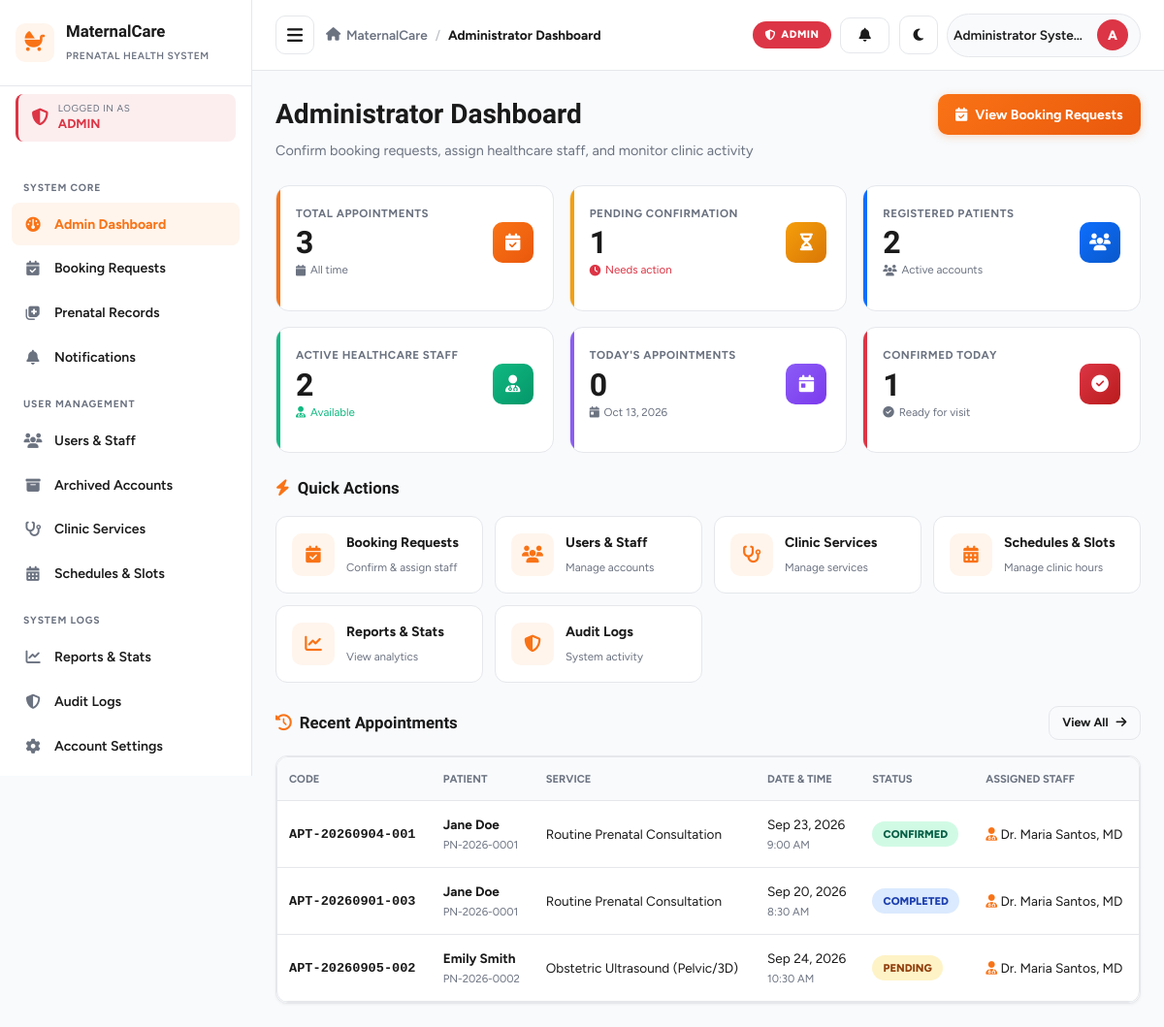
Page /admin/dashboard.php (signed in) on the committed database.
### tables this page shows
CREATE TABLE IF NOT EXISTS `appointments` (
    `id` INT AUTO_INCREMENT PRIMARY KEY,
    `appointment_code` VARCHAR(20) NOT NULL UNIQUE,
    `patient_id` INT NOT NULL,
    `service_id` INT NOT NULL,
    `healthcare_worker_id` INT DEFAULT NULL,
    `appointment_date` DATE NOT NULL,
    `appointment_time` TIME NOT NULL,
    `status` ENUM('pending', 'confirmed', 'completed', 'cancelled', 'missed') NOT NULL DEFAULT 'pending',
    `notes` TEXT DEFAULT NULL,
    `room` VARCHAR(100) DEFAULT NULL,
    `worker_notified` TINYINT(1) NOT NULL DEFAULT 0,
    `worker_confirmed_at` DATETIME DEFAULT NULL,
    `created_at` TIMESTAMP DEFAULT CURRENT_TIMESTAMP,
    `updated_at` TIMESTAMP DEFAULT CURRENT_TIMESTAMP ON UPDATE CURRENT_TIMESTAMP,
    INDEX `idx_appt_date_service` (`appointment_date`, `service_id`, `status`),
    FOREIGN KEY (`patient_id`) REFERENCES `patients`(`id`) ON DELETE CASCADE,
    FOREIGN KEY (`service_id`) REFERENCES `services`(`id`) ON DELETE RESTRICT,
    FOREIGN KEY (`healthcare_worker_id`) REFERENCES `users`(`id`) ON DELETE SET NULL
);

CREATE TABLE IF NOT EXISTS `users` (
    `id` INT AUTO_INCREMENT PRIMARY KEY,
    `username` VARCHAR(50) NOT NULL UNIQUE,
    `email` VARCHAR(100) NOT NULL UNIQUE,
    `password` VARCHAR(255) NOT NULL,
    `role` ENUM('patient', 'healthcare_worker', 'admin') NOT NULL DEFAULT 'patient',
    `full_name` VARCHAR(100) NOT NULL,
    `phone` VARCHAR(20) DEFAULT NULL,
    `status` ENUM('active', 'inactive', 'archived') NOT NULL DEFAULT 'active',
    `address` TEXT DEFAULT NULL,
    `avatar` VARCHAR(255) DEFAULT NULL,
    `room` VARCHAR(100) DEFAULT NULL,
    `deleted_at` TIMESTAMP NULL DEFAULT NULL,
    `created_at` TIMESTAMP DEFAULT CURRENT_TIMESTAMP,
    `updated_at` TIMESTAMP DEFAULT CURRENT_TIMESTAMP ON UPDATE CURRENT_TIMESTAMP
);

CREATE TABLE IF NOT EXISTS `patients` (
    `id` INT AUTO_INCREMENT PRIMARY KEY,
    `user_id` INT NOT NULL,
    `patient_code` VARCHAR(20) NOT NULL UNIQUE,
    `dob` DATE DEFAULT NULL,
    `address` TEXT DEFAULT NULL,
    `blood_type` VARCHAR(5) DEFAULT 'A+',
    `emergency_contact_name` VARCHAR(100) DEFAULT NULL,
    `emergency_contact_phone` VARCHAR(20) DEFAULT NULL,
    `lmp` DATE DEFAULT NULL,
    `edd` DATE DEFAULT NULL,
    `gravida` INT DEFAULT 1,
    `para` INT DEFAULT 0,
    `abortus` INT DEFAULT 0,
    `medical_history` TEXT DEFAULT NULL,
    `created_at` TIMESTAMP DEFAULT CURRENT_TIMESTAMP,
    FOREIGN KEY (`user_id`) REFERENCES `users`(`id`) ON DELETE CASCADE
);

CREATE TABLE IF NOT EXISTS `services` (
    `id` INT AUTO_INCREMENT PRIMARY KEY,
    `service_name` VARCHAR(100) NOT NULL,
    `description` TEXT DEFAULT NULL,
    `duration_minutes` INT NOT NULL DEFAULT 30,
    `max_daily_slots` INT NOT NULL DEFAULT 15,
    `form_fields` LONGTEXT DEFAULT NULL,
    `updated_at` TIMESTAMP NULL DEFAULT NULL,
    `is_active` TINYINT(1) NOT NULL DEFAULT 1,
    `created_at` TIMESTAMP DEFAULT CURRENT_TIMESTAMP
);

### config/config.php (called while the page is built, shortened)
<?php
function sanitize($data) {
    return htmlspecialchars(trim((string)$data), ENT_QUOTES, 'UTF-8');
}
function formatDate($dateStr, $format = 'M d, Y') {
    return date($format, strtotime($dateStr));
}

### admin/dashboard.php (the view, shortened to what this page needs)
<?php
require_once __DIR__ . '/../config/config.php';
try {
    $db = getDB();
    $stmt = $db->query("SELECT COUNT(*) FROM appointments");
    $totalAppointments = (int)$stmt->fetchColumn();
    $stmt = $db->query("SELECT COUNT(*) FROM appointments WHERE status = 'pending'");
    $pendingCount = (int)$stmt->fetchColumn();
    $stmt = $db->query("SELECT COUNT(*) FROM users WHERE role = 'patient' AND status = 'active'");
    $totalPatients = (int)$stmt->fetchColumn();
    $stmt = $db->query("SELECT COUNT(*) FROM users WHERE role = 'healthcare_worker' AND status = 'active'");
    $totalStaff = (int)$stmt->fetchColumn();
    $stmt = $db->query("SELECT COUNT(*) FROM appointments WHERE appointment_date = CURDATE()");
    $todayAppointments = (int)$stmt->fetchColumn();
    $stmt = $db->query("SELECT COUNT(*) FROM appointments WHERE status = 'confirmed'");
    $confirmedCount = (int)$stmt->fetchColumn();
    $stmt = $db->query("
        SELECT a.*, s.service_name, u.full_name as patient_name,
               hw.full_name as worker_name, p.patient_code
        FROM appointments a
        JOIN patients p ON a.patient_id = p.id
        JOIN users u ON p.user_id = u.id
        JOIN services s ON a.service_id = s.id
        LEFT JOIN users hw ON a.healthcare_worker_id = hw.id
        ORDER BY a.created_at DESC
        LIMIT 5
    ");
    $recentAppointments = $stmt->fetchAll();
} catch (Exception $e) {
    die("Dashboard error: " . $e->getMessage());
}
include __DIR__ . '/../includes/header.php';
?>
<div class="page-header">
    <div class="page-title">
        <h1>Administrator Dashboard</h1>
        <p>Confirm booking requests, assign healthcare staff, and monitor clinic activity</p>
    </div>
    <div>
        <a href="appointments.php" class="btn btn-primary">
            <i class="fa-solid fa-calendar-check"></i> View Booking Requests
        </a>
    </div>
</div>
<div class="stats-grid">
    <div class="stat-card orange">
        <div class="stat-header">
            <div>
                <div class="stat-label">Total Appointments</div>
                <div class="stat-value"><?php echo $totalAppointments; ?></div>
                <div class="stat-sub">
                    <i class="fa-solid fa-calendar"></i> All time
                </div>
            </div>
            <div class="stat-icon orange">
                <i class="fa-solid fa-calendar-check"></i>
            </div>
        </div>
    </div>
    <div class="stat-card yellow">
        <div class="stat-header">
            <div>
                <div class="stat-label">Pending Confirmation</div>
                <div class="stat-value"><?php echo $pendingCount; ?></div>
                <div class="stat-sub negative">
                    <i class="fa-solid fa-clock"></i> Needs action
                </div>
            </div>
            <div class="stat-icon yellow">
                <i class="fa-solid fa-hourglass-half"></i>
            </div>
        </div>
    </div>
    <div class="stat-card blue">
        <div class="stat-header">
            <div>
                <div class="stat-label">Registered Patients</div>
                <div class="stat-value"><?php echo $totalPatients; ?></div>
                <div class="stat-sub">
                    <i class="fa-solid fa-users"></i> Active accounts
                </div>
            </div>
            <div class="stat-icon blue">
                <i class="fa-solid fa-users"></i>
            </div>
        </div>
    </div>
    <div class="stat-card green">
        <div class="stat-header">
            <div>
                <div class="stat-label">Active Healthcare Staff</div>
                <div class="stat-value"><?php echo $totalStaff; ?></div>
                <div class="stat-sub positive">
                    <i class="fa-solid fa-user-doctor"></i> Available
                </div>
            </div>
            <div class="stat-icon green">
                <i class="fa-solid fa-user-doctor"></i>
            </div>
        </div>
    </div>
    <div class="stat-card purple">
        <div class="stat-header">
            <div>
                <div class="stat-label">Today's Appointments</div>
                <div class="stat-value"><?php echo $todayAppointments; ?></div>
                <div class="stat-sub">
                    <i class="fa-solid fa-calendar-day"></i> <?php echo date('M d, Y'); ?>
                </div>
            </div>
            <div class="stat-icon purple">
                <i class="fa-solid fa-calendar-day"></i>
            </div>
        </div>
    </div>
    <div class="stat-card red">
        <div class="stat-header">
            <div>
                <div class="stat-label">Confirmed Today</div>
                <div class="stat-value"><?php echo $confirmedCount; ?></div>
                <div class="stat-sub">
                    <i class="fa-solid fa-circle-check"></i> Ready for visit
                </div>
            </div>
            <div class="stat-icon red">
                <i class="fa-solid fa-circle-check"></i>
            </div>
        </div>
    </div>
</div>
<div class="section-header">
    <h3><i class="fa-solid fa-bolt text-primary"></i> Quick Actions</h3>
</div>
<div class="action-tiles">
    <a href="appointments.php" class="action-tile">
        <div class="action-tile-icon">
            <i class="fa-solid fa-calendar-check"></i>
        </div>
        <div class="action-tile-text">
            <strong>Booking Requests</strong>
            <small>Confirm & assign staff</small>
        </div>
    </a>
    <a href="users.php" class="action-tile">
        <div class="action-tile-icon">
            <i class="fa-solid fa-users"></i>
        </div>
        <div class="action-tile-text">
            <strong>Users & Staff</strong>
            <small>Manage accounts</small>
        </div>
    </a>
    <a href="services.php" class="action-tile">
        <div class="action-tile-icon">
            <i class="fa-solid fa-stethoscope"></i>
        </div>
        <div class="action-tile-text">
            <strong>Clinic Services</strong>
            <small>Manage services</small>
        </div>
    </a>
    <a href="schedules.php" class="action-tile">
        <div class="action-tile-icon">
            <i class="fa-solid fa-calendar-days"></i>
        </div>
        <div class="action-tile-text">
            <strong>Schedules & Slots</strong>
            <small>Manage clinic hours</small>
        </div>
    </a>
    <a href="reports.php" class="action-tile">
        <div class="action-tile-icon">
            <i class="fa-solid fa-chart-line"></i>
        </div>
        <div class="action-tile-text">
            <strong>Reports & Stats</strong>
            <small>View analytics</small>
        </div>
    </a>
    <a href="audit_logs.php" class="action-tile">
        <div class="action-tile-icon">
            <i class="fa-solid fa-shield-halved"></i>
        </div>
        <div class="action-tile-text">
            <strong>Audit Logs</strong>
            <small>System activity</small>
        </div>
    </a>
</div>
<div class="section-header">
    <h3><i class="fa-solid fa-clock-rotate-left text-primary"></i> Recent Appointments</h3>
    <a href="appointments.php" class="btn btn-outline btn-sm">
        View All <i class="fa-solid fa-arrow-right"></i>
    </a>
</div>
<div class="dashboard-card" style="padding: 0; overflow: hidden;">
    <div class="table-responsive">
        <table class="table">
            <thead>
                <tr>
                    <th>Code</th>
                    <th>Patient</th>
                    <th>Service</th>
                    <th>Date & Time</th>
                    <th>Status</th>
                    <th>Assigned Staff</th>
                </tr>
            </thead>
            <tbody>
                <?php if (count($recentAppointments) > 0): ?>
                    <?php foreach ($recentAppointments as $a): ?>
                        <tr>
                            <td><strong><code><?php echo sanitize($a['appointment_code']); ?></code></strong></td>
                            <td>
                                <strong><?php echo sanitize($a['patient_name']); ?></strong><br>
                                <small class="text-muted"><?php echo sanitize($a['patient_code']); ?></small>
                            </td>
                            <td><?php echo sanitize($a['service_name']); ?></td>
                            <td>
                                <?php echo formatDate($a['appointment_date']); ?><br>
                                <small class="text-muted"><?php echo date('g:i A', strtotime($a['appointment_time'])); ?></small>
                            </td>
                            <td>
                                <span class="badge badge-<?php echo $a['status']; ?>">
                                    <?php echo ucfirst($a['status']); ?>
                                </span>
                            </td>
                            <td>
                                <?php if (!empty($a['worker_name'])): ?>
                                    <i class="fa-solid fa-user-doctor text-primary"></i>
                                    <?php echo sanitize($a['worker_name']); ?>
                                <?php else: ?>
                                    <span class="badge badge-pending" style="font-size:0.7rem;">Unassigned</span>
                                <?php endif; ?>
                            </td>
                        </tr>
                    <?php endforeach; ?>
                <?php endif; ?>
            </tbody>
        </table>
    </div>
</div>
<?php include __DIR__ . '/../includes/footer.php'; ?>

### assets/css/style.css (style rules this page uses)
:root { --primary: #f97316; --primary-dark: #ea580c; --primary-light: #fff5ed; --success: #10b981; --warning: #f59e0b; --danger: #dc3545; --info: #0d6efd; --bg-body: #f8fafc; --surface: #ffffff; --text-dark: #1a1a1a; --text-muted: #6b7280; --border-color: #e5e7eb; --radius-sm: 8px; --radius-md: 12px; --radius-lg: 16px; --shadow-sm: 0 1px 3px rgba(0, 0, 0, 0.05); --shadow-md: 0 4px 12px rgba(0, 0, 0, 0.08); --shadow-lg: 0 10px 30px rgba(0, 0, 0, 0.12); --transition: all 0.25s ease; --sidebar-width: 260px; }
* { margin: 0; padding: 0; box-sizing: border-box; }
html, body { max-width: 100%; overflow-x: hidden; }
body { font-family: 'Figtree', -apple-system, BlinkMacSystemFont, 'Segoe UI', sans-serif; background: var(--bg-body); color: var(--text-dark); line-height: 1.5; font-size: 15px; transition: background 0.3s ease, color 0.3s ease; }
h1, h2, h3, h4, h5, h6 { font-family: 'Bricolage Grotesque', 'Figtree', sans-serif; font-weight: 700; color: var(--text-dark); }
a { color: inherit; text-decoration: none; }
.page-header { display: flex; justify-content: space-between; align-items: flex-start; gap: 1rem; margin-bottom: 1.5rem; flex-wrap: wrap; }
.page-header h1 { font-size: 1.75rem; margin-bottom: 0.35rem; }
.page-header p { color: var(--text-muted); font-size: 0.9rem; }
.dashboard-card { background: var(--surface); border: 1px solid var(--border-color); border-radius: var(--radius-md); padding: 1.5rem; box-shadow: var(--shadow-sm); transition: background 0.3s ease, border-color 0.3s ease; }
.btn { display: inline-flex; align-items: center; justify-content: center; gap: 0.5rem; padding: 0.65rem 1.15rem; border-radius: 10px; border: none; font-family: inherit; font-size: 0.88rem; font-weight: 700; cursor: pointer; transition: var(--transition); text-decoration: none; white-space: nowrap; }
.btn-primary { background: linear-gradient(135deg, #f97316 0%, #ea580c 100%); color: #fff; box-shadow: 0 2px 8px rgba(249, 115, 22, 0.25); }
.btn-outline { background: transparent; color: var(--text-dark); border: 1.5px solid var(--border-color); }
.btn-sm { padding: 0.45rem 0.85rem; font-size: 0.78rem; }
.badge { display: inline-block; padding: 0.3rem 0.7rem; border-radius: 20px; font-size: 0.7rem; font-weight: 800; text-transform: uppercase; }
.badge-confirmed { background: #d1fae5; color: #065f46; }
.badge-pending { background: #fef3c7; color: #92400e; }
.badge-completed { background: #dbeafe; color: #1e40af; }
.table-responsive { width: 100%; overflow-x: auto; border-radius: var(--radius-md); background: var(--surface); border: 1px solid var(--border-color); }
.table { width: 100%; border-collapse: collapse; font-size: 0.85rem; }
.table th { text-align: left; padding: 0.85rem 0.75rem; font-size: 0.7rem; text-transform: uppercase; color: var(--text-muted); font-weight: 700; background: var(--bg-body); border-bottom: 1px solid var(--border-color); }
.table td { padding: 0.85rem 0.75rem; font-size: 0.85rem; border-bottom: 1px solid var(--border-color); color: var(--text-dark); }
.text-muted { color: var(--text-muted); }
.text-primary { color: var(--primary); }

### rows in the picture
appointments: appointment_code "APT-20260904-001", users.full_name "Jane Doe", patient.patient_code "PN-2026-0001", service.service_name "Routine Prenatal Consultation", appointment_date "Sep 23, 2026", appointment_time "9:00 AM", status "CONFIRMED", healthcare_worker.full_name "Dr. Maria Santos, MD"
appointments: appointment_code "APT-20260901-003", users.full_name "Jane Doe", patient.patient_code "PN-2026-0001", service.service_name "Routine Prenatal Consultation", appointment_date "Sep 20, 2026", appointment_time "8:30 AM", status "COMPLETED", healthcare_worker.full_name "Dr. Maria Santos, MD"
appointments: appointment_code "APT-20260905-002", users.full_name "Emily Smith", patient.patient_code "PN-2026-0002", service.service_name "Obstetric Ultrasound (Pelvic/3D)", appointment_date "Sep 24, 2026", appointment_time "10:30 AM", status "PENDING", healthcare_worker.full_name "Dr. Maria Santos, MD"

### other values in the picture
$role['label'] "ADMIN"
$item['section'] "SYSTEM CORE"
$item['label'] "Admin Dashboard"
$item['label'] "Booking Requests"
$item['label'] "Prenatal Records"
$item['label'] "Notifications"
$item['section'] "USER MANAGEMENT"
$item['label'] "Users & Staff"
$item['label'] "Archived Accounts"
$item['label'] "Clinic Services"
$item['label'] "Schedules & Slots"
$item['section'] "SYSTEM LOGS"
$item['label'] "Reports & Stats"
$item['label'] "Audit Logs"
$item['label'] "Account Settings"
